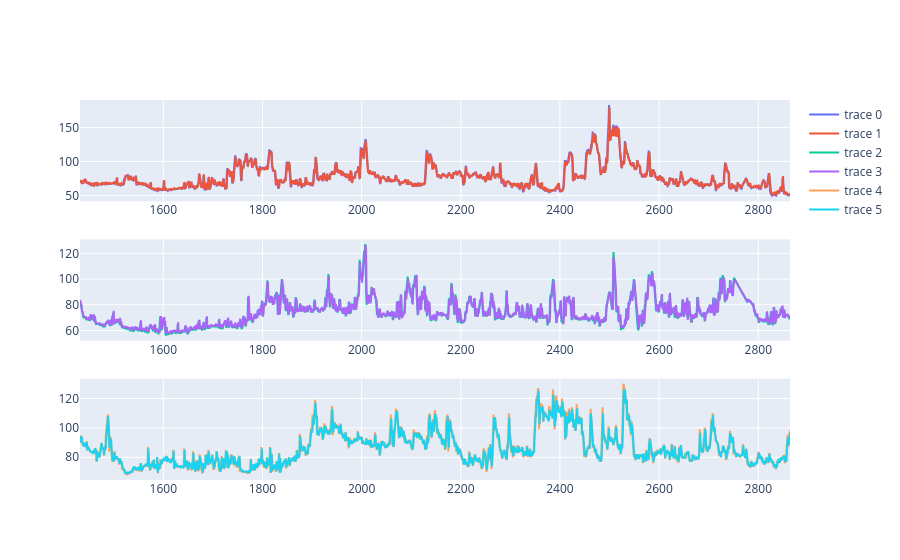

The notebook cell saved with this chart:
### Code cell
# Plot their predictions vs true values

fig = make_subplots(rows = 3, cols = 1)

for i in range(3):
    fig.add_trace(
    go.Scatter(x=hrs[i].iloc[n//2:].index, y=hrs[i].iloc[n//2:].values, mode="lines"),
    row=i+1, col=1
    )
    fig.add_trace(
    go.Scatter(x=hrs_forecastsar3_partial[i].index, y=hrs_forecastsar3_partial[i].values, mode="lines"),
    row=i+1, col=1
    )


fig.show()

### Figure 1 — Plotly figure (JSON) as saved in the notebook; plotly's stock layout.template omitted (floating-point values rounded to 4 significant figures; data arrays with more than 128 entries replaced by an {"elided": "..."} marker saying what was removed)
{"data": [{"mode": "lines", "type": "scatter", "x": {"elided": "1433 int values"}, "xaxis": "x", "y": {"elided": "1433 float values"}, "yaxis": "y"}, {"mode": "lines", "type": "scatter", "x": {"elided": "1433 int values"}, "xaxis": "x", "y": {"elided": "1433 float values"}, "yaxis": "y"}, {"mode": "lines", "type": "scatter", "x": {"elided": "1433 int values"}, "xaxis": "x2", "y": {"elided": "1433 float values"}, "yaxis": "y2"}, {"mode": "lines", "type": "scatter", "x": {"elided": "1433 int values"}, "xaxis": "x2", "y": {"elided": "1433 float values"}, "yaxis": "y2"}, {"mode": "lines", "type": "scatter", "x": {"elided": "1433 int values"}, "xaxis": "x3", "y": {"elided": "1433 float values"}, "yaxis": "y3"}, {"mode": "lines", "type": "scatter", "x": {"elided": "1433 int values"}, "xaxis": "x3", "y": {"elided": "1433 float values"}, "yaxis": "y3"}], "layout": {"xaxis": {"anchor": "y", "domain": [0, 1]}, "xaxis2": {"anchor": "y2", "domain": [0, 1]}, "xaxis3": {"anchor": "y3", "domain": [0, 1]}, "yaxis": {"anchor": "x", "domain": [0.7333, 1]}, "yaxis2": {"anchor": "x2", "domain": [0.3667, 0.6333]}, "yaxis3": {"anchor": "x3", "domain": [0, 0.2667]}}}
